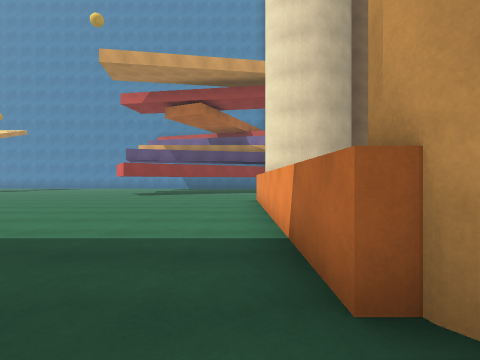
[1] (above)

24 first-person views from a walk through a scene from a Unity 3-D project. The camera is 1.2 m above the floor, looks level and sees 80° across. The floor is counted in squares, 2 m on a side. Each view is taken from the middle of a square. On the plan, view 1 faces up. The plan holds only what a view shows up to about 9 squares ahead; the rest is blank. The place goes on beyond the plan. The player character is not drawn.

[2]
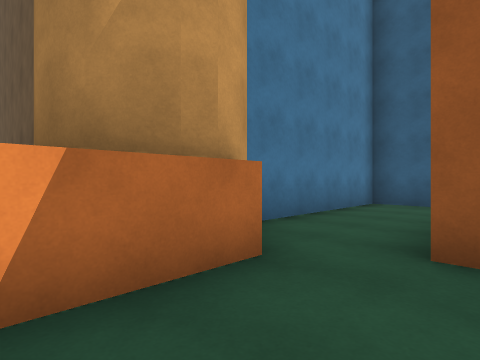

[3]
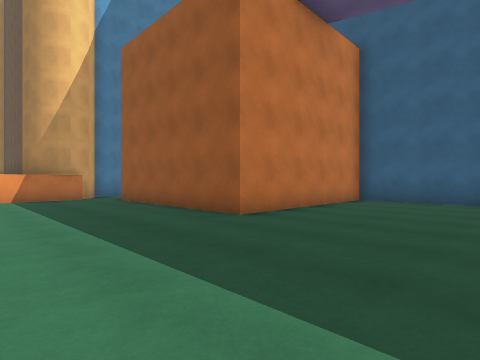

[4]
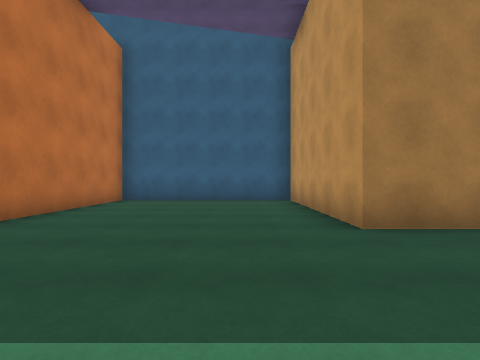

[5]
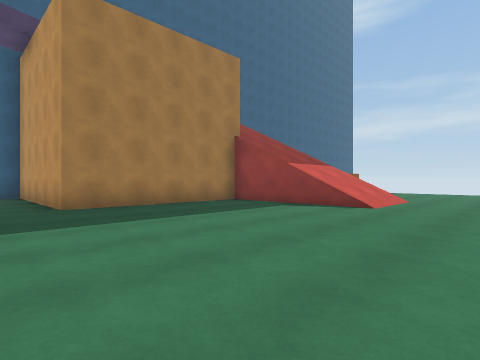

[6]
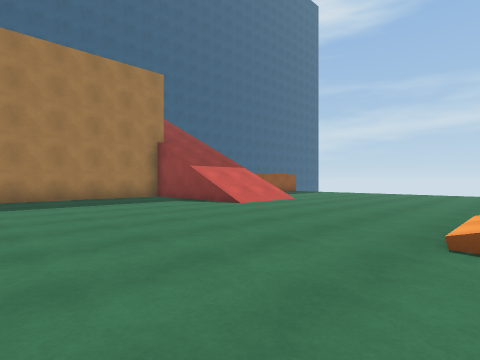

[7]
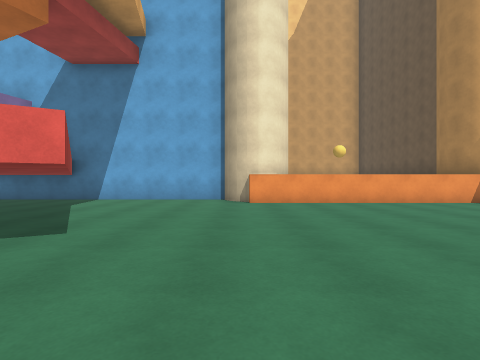

[8]
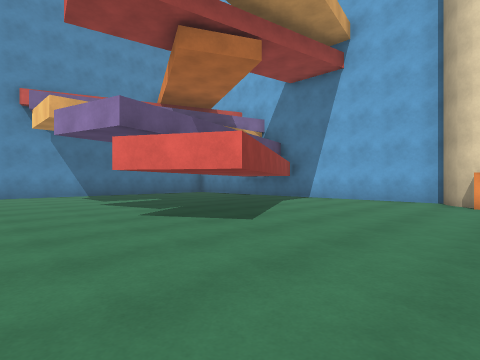

[9]
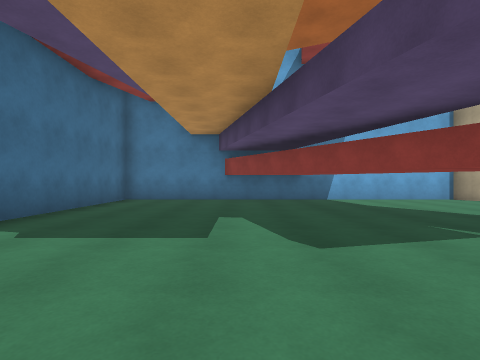

[10]
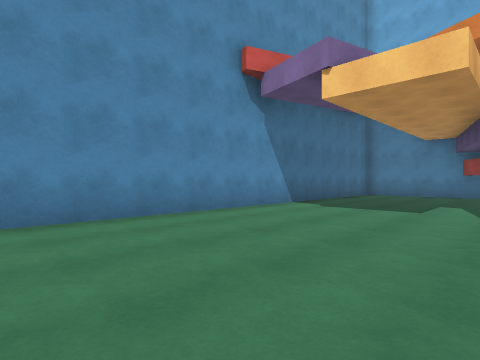

[11]
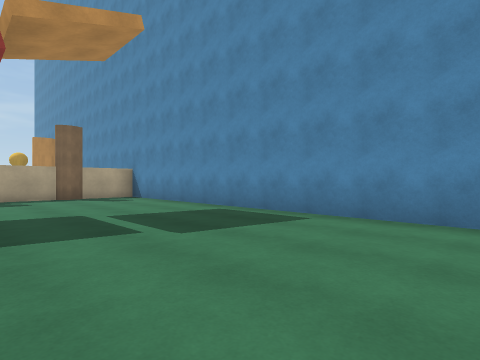

[12]
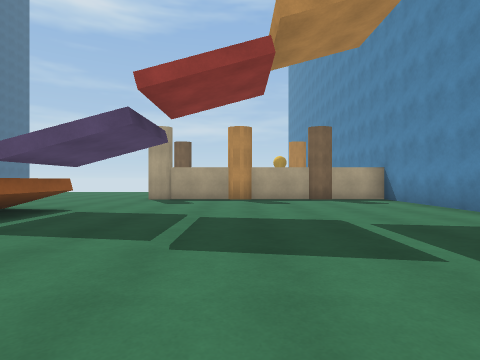

[13]
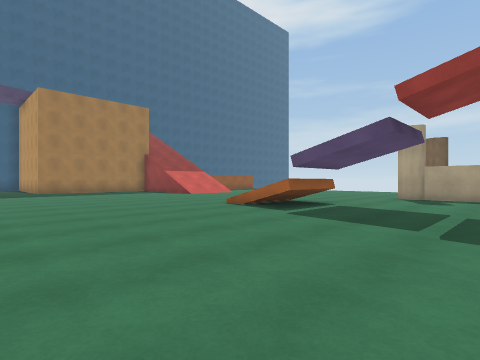

[14]
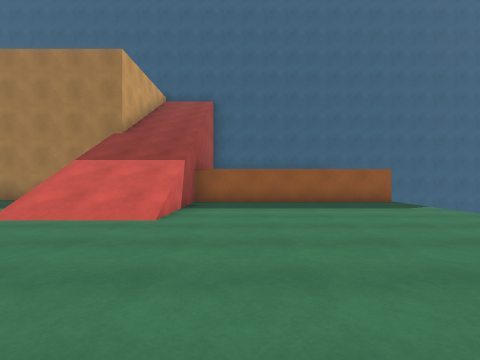

[15]
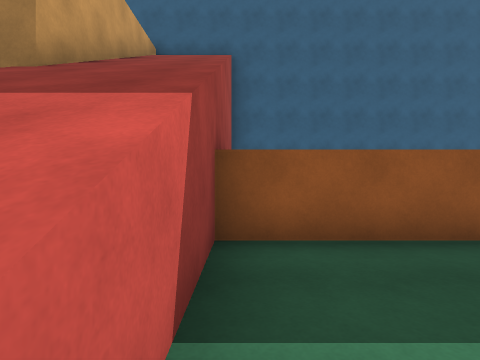

[16]
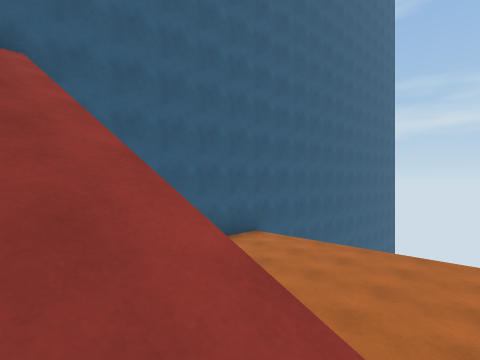

[17]
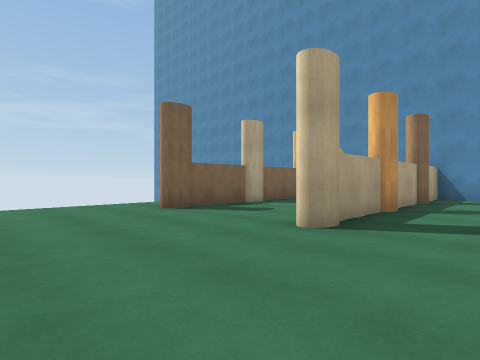

[18]
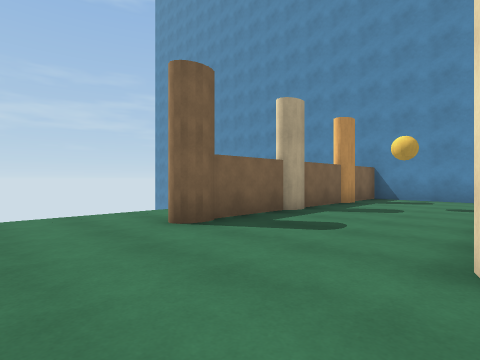

[19]
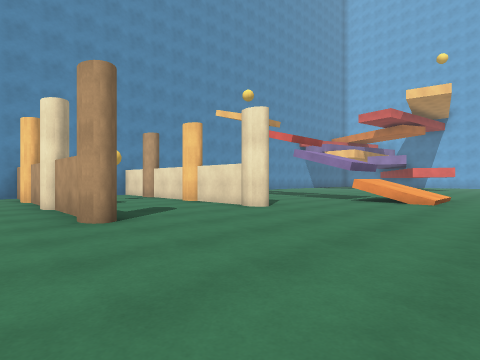

[20]
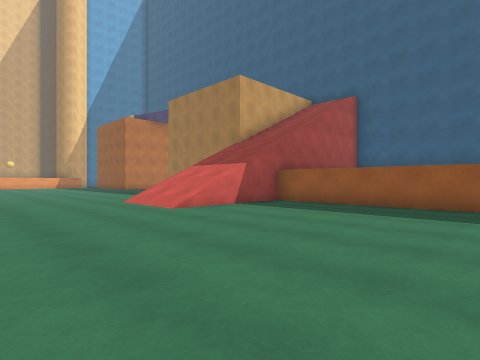

[21]
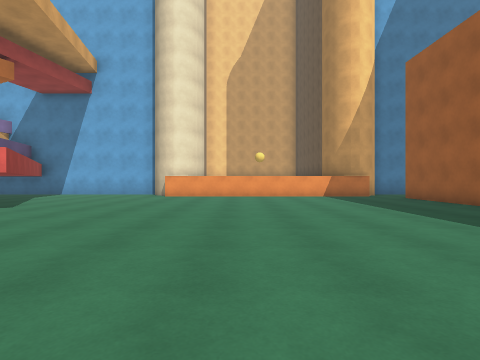

[22]
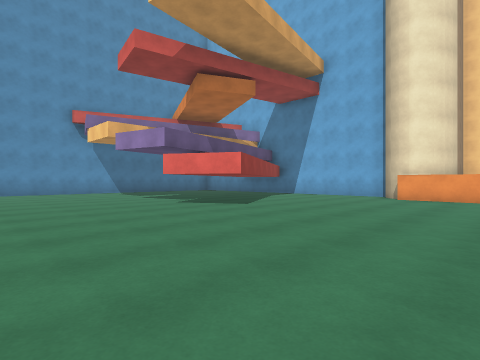

[23]
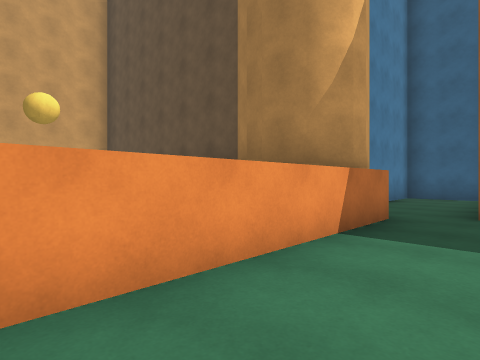

[24]
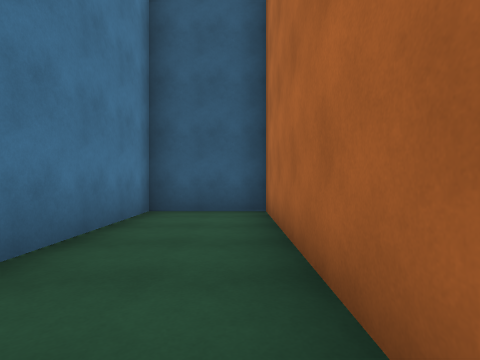

### Floor plan
Key: @ floor where view 1 was taken; # wall or solid block; x gap in a wall; . floor; / step, stairs or slope; = window, fence, low wall or low ledge; ^ raised ledge; v drop or lower ground; T thing the floor can be seen under or through.
Columns run from 24 left of view 1 to 2 right of it. Each row starts with its distance up from view 1.
 20   #########################
 19   .#..#...................#
 18   .#..#...................#
 17   .#..#...................#
 16   .#..#..................##
 15   .#..#................####
 14   .#..#...............T   #
 13  ..#..#.............TT TT.#
 12  ..................T TT...#
 11  ........=/=........#.....#
 10  ........///..............#
  9  ........................##
  8  ........................#^
  7  ........................^
  6  ........................^
  5  ........................^
  4  .....////...............^
  3  .....////...............^
  2  .....////...............#^
  1  x####v///...............##
  0  vvvvvv//#####.....#####@.#
 -1  vvvv v//#   #.....#   #..#
 -2  vvvv v//#   #.....#   #..#
 -3  vvv  v//^   #.....#   #..#
 -4   vvvvv//^   #.....#   #..#
 -5 ##########   #######   ####

Positions as (right, up) in squares from view 1, and headings:
1: (0, 0), facing up
2: (-1, 3), facing down-right
3: (-9, 4), facing down-right
4: (-9, 4), facing down
5: (-9, 7), facing down-left
6: (-10, 10), facing down-left
7: (-7, 9), facing right
8: (-7, 8), facing up-right
9: (-7, 16), facing right
10: (-10, 15), facing up-right
11: (-8, 15), facing up-left
12: (-9, 15), facing left
13: (-8, 15), facing down-left
14: (-19, 9), facing down
15: (-18, 4), facing down
16: (-17, 1), facing down-left
17: (-16, 9), facing up-left
18: (-18, 10), facing up-left
19: (-23, 8), facing up-right
20: (-23, 8), facing down-right
21: (-10, 6), facing right
22: (-9, 6), facing up-right
23: (-1, 6), facing down-right
24: (0, 1), facing down
